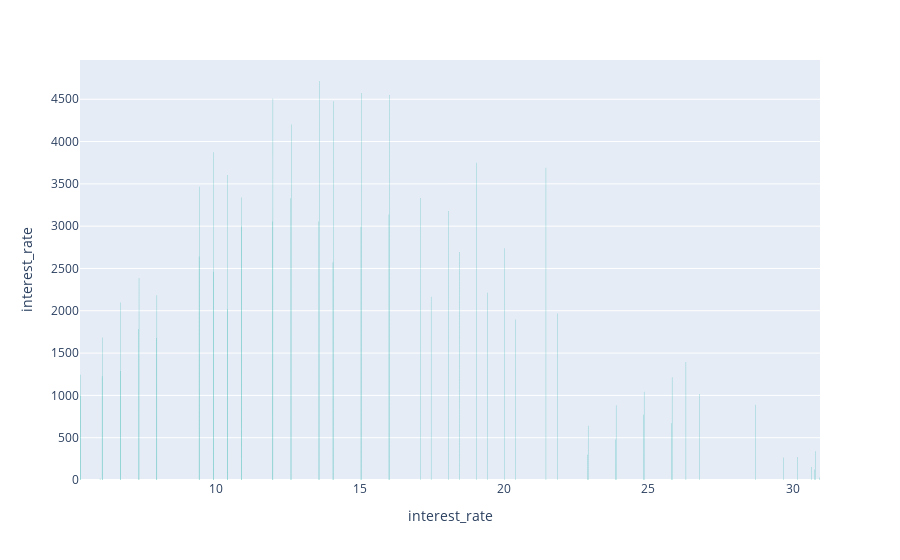

The code cell stored with this chart in its notebook:
### Markdown cell above
**Q7** Can you figure out how to add x labels, y labels, and a title to this graph?

### Code cell
fig = px.bar(DF,
            x='interest_rate',
             y='interest_rate',
            color_discrete_sequence=['lightseagreen'])
fig.update_traces(dict(marker_line_width=0))
fig.show()

### Figure 1 — Plotly figure (JSON) as saved in the notebook; plotly's stock layout.template omitted (floating-point values rounded to 4 significant figures; data arrays with more than 128 entries replaced by an {"elided": "..."} marker saying what was removed)
{"data": [{"hovertemplate": "interest_rate=%{y}<extra></extra>", "legendgroup": "", "marker": {"color": "lightseagreen", "line": {"width": 0}, "pattern": {"shape": ""}}, "name": "", "orientation": "v", "showlegend": false, "textposition": "auto", "type": "bar", "x": {"elided": "10000 float values"}, "xaxis": "x", "y": {"elided": "10000 float values"}, "yaxis": "y"}], "layout": {"barmode": "relative", "legend": {"tracegroupgap": 0}, "margin": {"t": 60}, "xaxis": {"anchor": "y", "domain": [0, 1], "title": {"text": "interest_rate"}}, "yaxis": {"anchor": "x", "domain": [0, 1], "title": {"text": "interest_rate"}}}}
